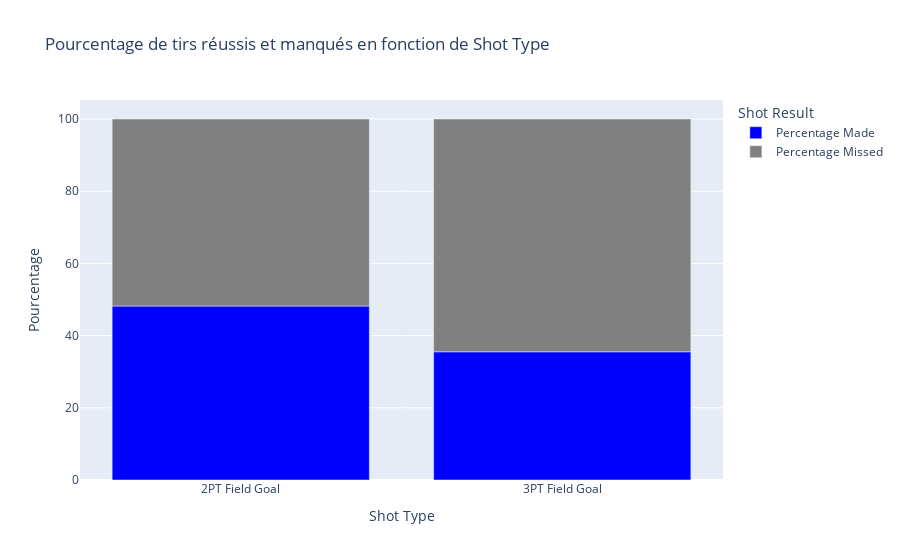

Write notebook code for a chart like this one.
### Code cell
# Filtrer les données pour "Shot Type" égal à "2PT Field Goal" ou "3PT Field Goal"
filtebleu_data = shot_location[shot_location["Shot Type"].isin(["2PT Field Goal", "3PT Field Goal"])]

# Grouper les données par "Shot Type" et "Shot Made Flag", puis compter le nombre d'occurrences
grouped_data = filtebleu_data.groupby(["Shot Type", "Shot Made Flag"]).size().unstack(fill_value=0)

# Calculer les pourcentages de réussite et d'échec
grouped_data["Total"] = grouped_data[0] + grouped_data[1]
grouped_data["Percentage Made"] = (grouped_data[1] / grouped_data["Total"]) * 100
grouped_data["Percentage Missed"] = (grouped_data[0] / grouped_data["Total"]) * 100

# Réinitialiser l'index
grouped_data = grouped_data.reset_index()

# Créer un graphique Plotly en utilisant un graphique en barres empilées
fig = px.bar(grouped_data, x="Shot Type", y=["Percentage Made", "Percentage Missed"],
             title="Pourcentage de tirs réussis et manqués en fonction de Shot Type",
             labels={"value": "Pourcentage", "variable": "Shot Result"},
             color_discrete_map={"Percentage Made": "blue", "Percentage Missed": "gray"})
fig.show()

### Figure 1 — Plotly figure (JSON) as saved in the notebook; plotly's stock layout.template omitted (floating-point values rounded to 4 significant figures)
{"data": [{"alignmentgroup": "True", "hovertemplate": "Shot Result=Percentage Made<br>Shot Type=%{x}<br>Pourcentage=%{y}<extra></extra>", "legendgroup": "Percentage Made", "marker": {"color": "blue", "pattern": {"shape": ""}}, "name": "Percentage Made", "offsetgroup": "Percentage Made", "orientation": "v", "showlegend": true, "textposition": "auto", "type": "bar", "x": ["2PT Field Goal", "3PT Field Goal"], "xaxis": "x", "y": [48.19, 35.52], "yaxis": "y"}, {"alignmentgroup": "True", "hovertemplate": "Shot Result=Percentage Missed<br>Shot Type=%{x}<br>Pourcentage=%{y}<extra></extra>", "legendgroup": "Percentage Missed", "marker": {"color": "gray", "pattern": {"shape": ""}}, "name": "Percentage Missed", "offsetgroup": "Percentage Missed", "orientation": "v", "showlegend": true, "textposition": "auto", "type": "bar", "x": ["2PT Field Goal", "3PT Field Goal"], "xaxis": "x", "y": [51.81, 64.48], "yaxis": "y"}], "layout": {"barmode": "relative", "legend": {"title": {"text": "Shot Result"}, "tracegroupgap": 0}, "title": {"text": "Pourcentage de tirs réussis et manqués en fonction de Shot Type"}, "xaxis": {"anchor": "y", "domain": [0, 1], "title": {"text": "Shot Type"}}, "yaxis": {"anchor": "x", "domain": [0, 1], "title": {"text": "Pourcentage"}}}}
